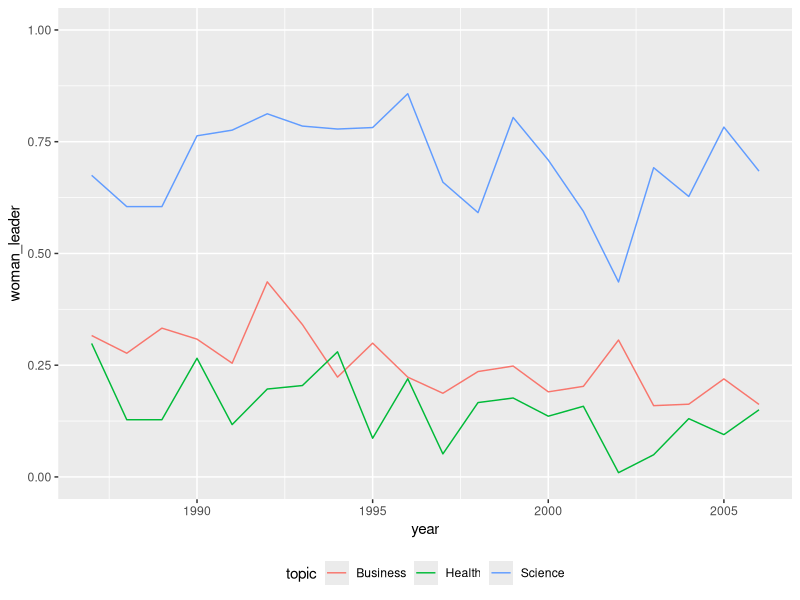
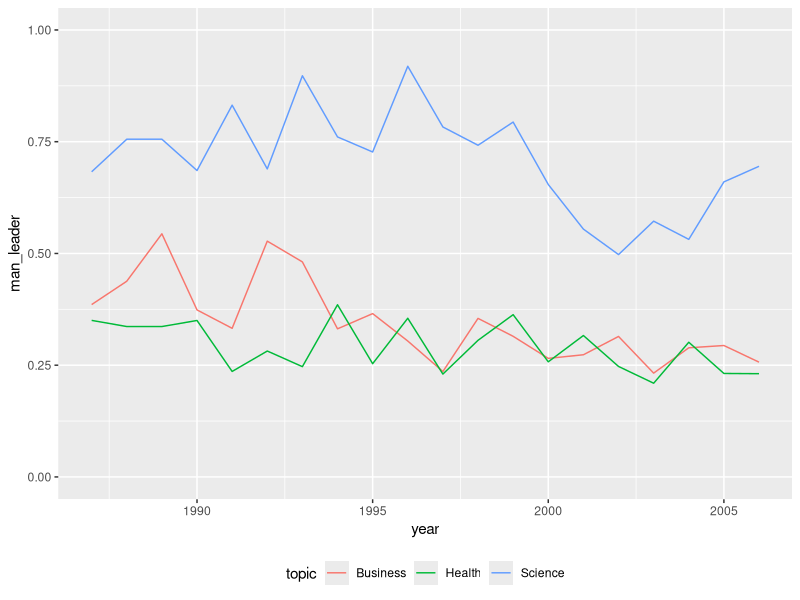
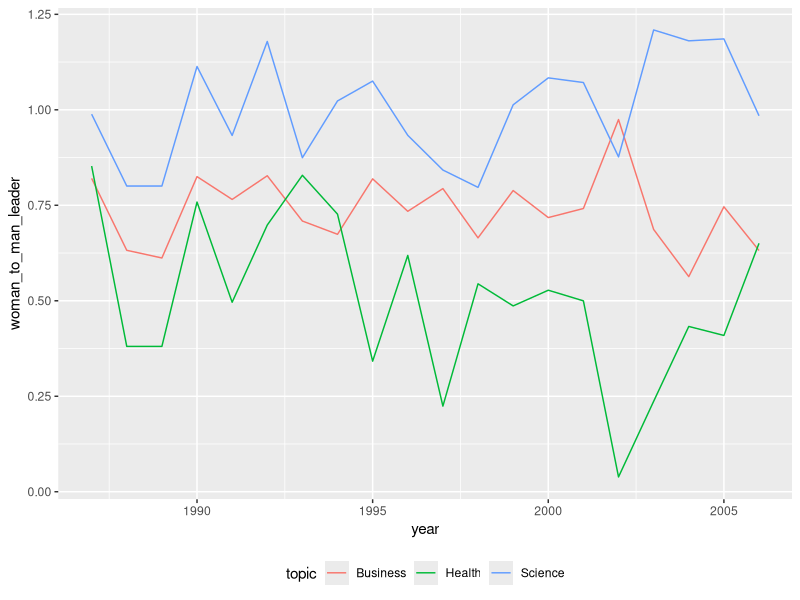
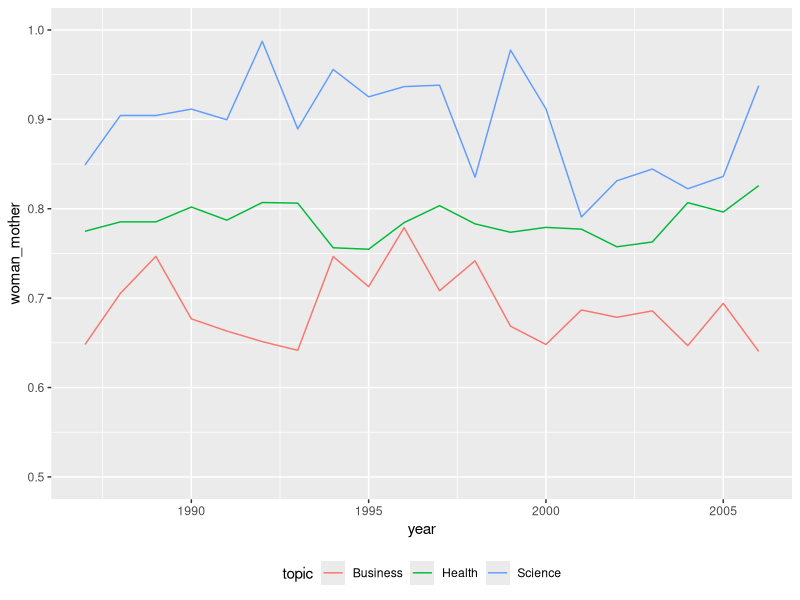
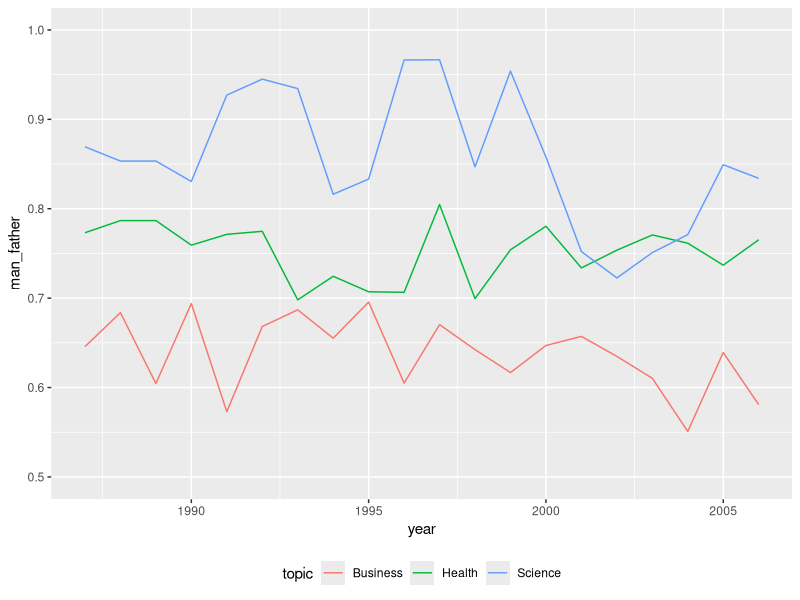
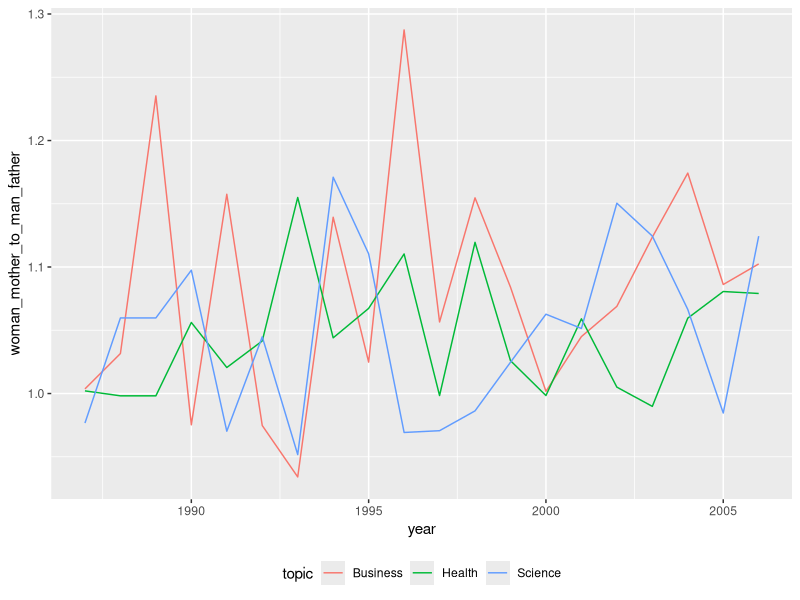
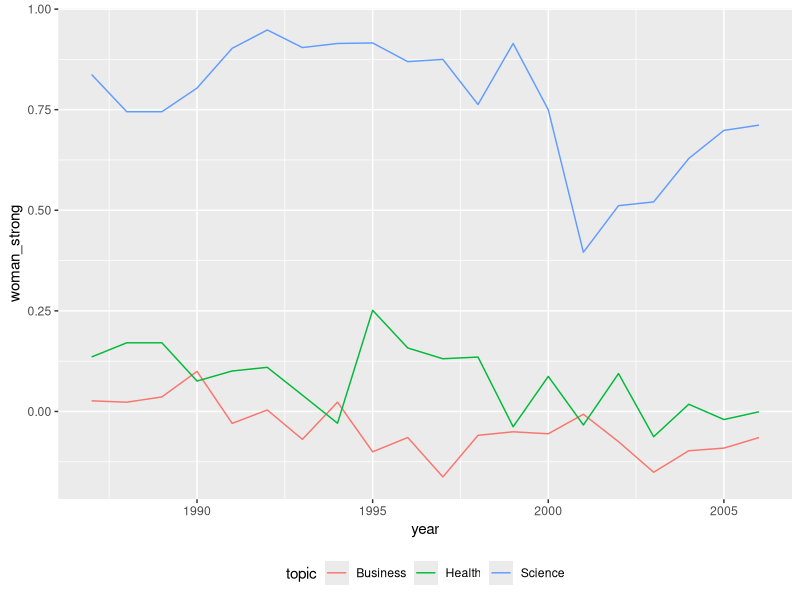
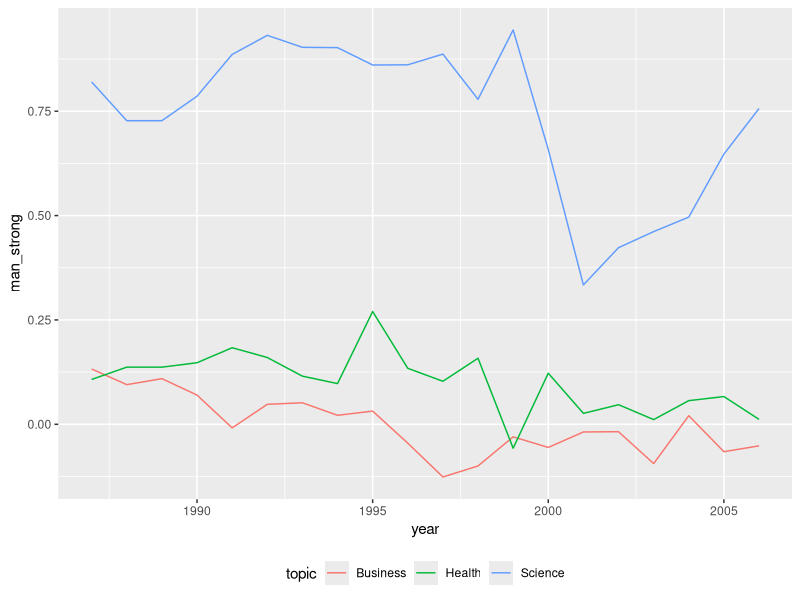

These figures' R source, in order:
library(tidyr)
library(dplyr)
library(ggplot2)

################
# Similarities #
################
# Alter data frame
w2v_sim_df <- read.csv("w2v_similarities.tsv", sep="\t")
w2v_sim_df <- filter(w2v_sim_df, topic != "Technology")
w2v_sim_df <- w2v_sim_df %>% mutate(woman_to_man_leader = woman_leader/man_leader,
                                    woman_mother_to_man_father = woman_mother/man_father,
                                    woman_to_man_strong = woman_strong/man_strong,
                                    woman_to_man_weak = woman_weak/man_weak)

# Graphs
## Leader: Woman
ggplot(w2v_sim_df, aes(x = year, y = woman_leader, group = topic, color = topic)) +
  geom_line() +
  theme(legend.position = "bottom", legend.title = NULL) +
  ylim(0,1)

## Leader: Man
ggplot(w2v_sim_df, aes(x = year, y = man_leader, group = topic, color = topic)) +
  geom_line() +
  theme(legend.position = "bottom", legend.title = NULL)+
  ylim(0,1)

## Leader: Woman to Man
ggplot(w2v_sim_df, aes(x = year, y = woman_to_man_leader, group = topic, color = topic)) +
  geom_line() +
  theme(legend.position = "bottom", legend.title = NULL)

## Mother: Woman
ggplot(w2v_sim_df, aes(x = year, y = woman_mother, group = topic, color = topic)) +
  geom_line() +
  theme(legend.position = "bottom", legend.title = NULL) +
  ylim(0.5,1)

## Father: Man
ggplot(w2v_sim_df, aes(x = year, y = man_father, group = topic, color = topic)) +
  geom_line() +
  theme(legend.position = "bottom", legend.title = NULL) +
  ylim(0.5,1)

## Mother-Father: Woman-Man
ggplot(w2v_sim_df, aes(x = year, y = woman_mother_to_man_father, group = topic, color = topic)) +
  geom_line() +
  theme(legend.position = "bottom", legend.title = NULL)

## Strong: Woman
ggplot(w2v_sim_df, aes(x = year, y = woman_strong, group = topic, color = topic)) +
  geom_line() +
  theme(legend.position = "bottom", legend.title = NULL)

## Strong: Man
ggplot(w2v_sim_df, aes(x = year, y = man_strong, group = topic, color = topic)) +
  geom_line() +
  theme(legend.position = "bottom", legend.title = NULL)

## Strong: Woman to Man
ggplot(w2v_sim_df, aes(x = year, y = woman_to_man_strong, group = topic, color = topic)) +
  geom_line() +
  theme(legend.position = "bottom", legend.title = NULL)

## Weak: Woman
ggplot(w2v_sim_df, aes(x = year, y = woman_weak, group = topic, color = topic)) +
  geom_line() +
  theme(legend.position = "bottom", legend.title = NULL) +
  ylim(-0.5,1)

## Weak: Man
ggplot(w2v_sim_df, aes(x = year, y = man_weak, group = topic, color = topic)) +
  geom_line() +
  theme(legend.position = "bottom", legend.title = NULL) +
  ylim(-0.5,1)

## Weak: Woman to Man
ggplot(w2v_sim_df, aes(x = year, y = woman_to_man_weak, group = topic, color = topic)) +
  geom_line() +
  theme(legend.position = "bottom", legend.title = NULL)